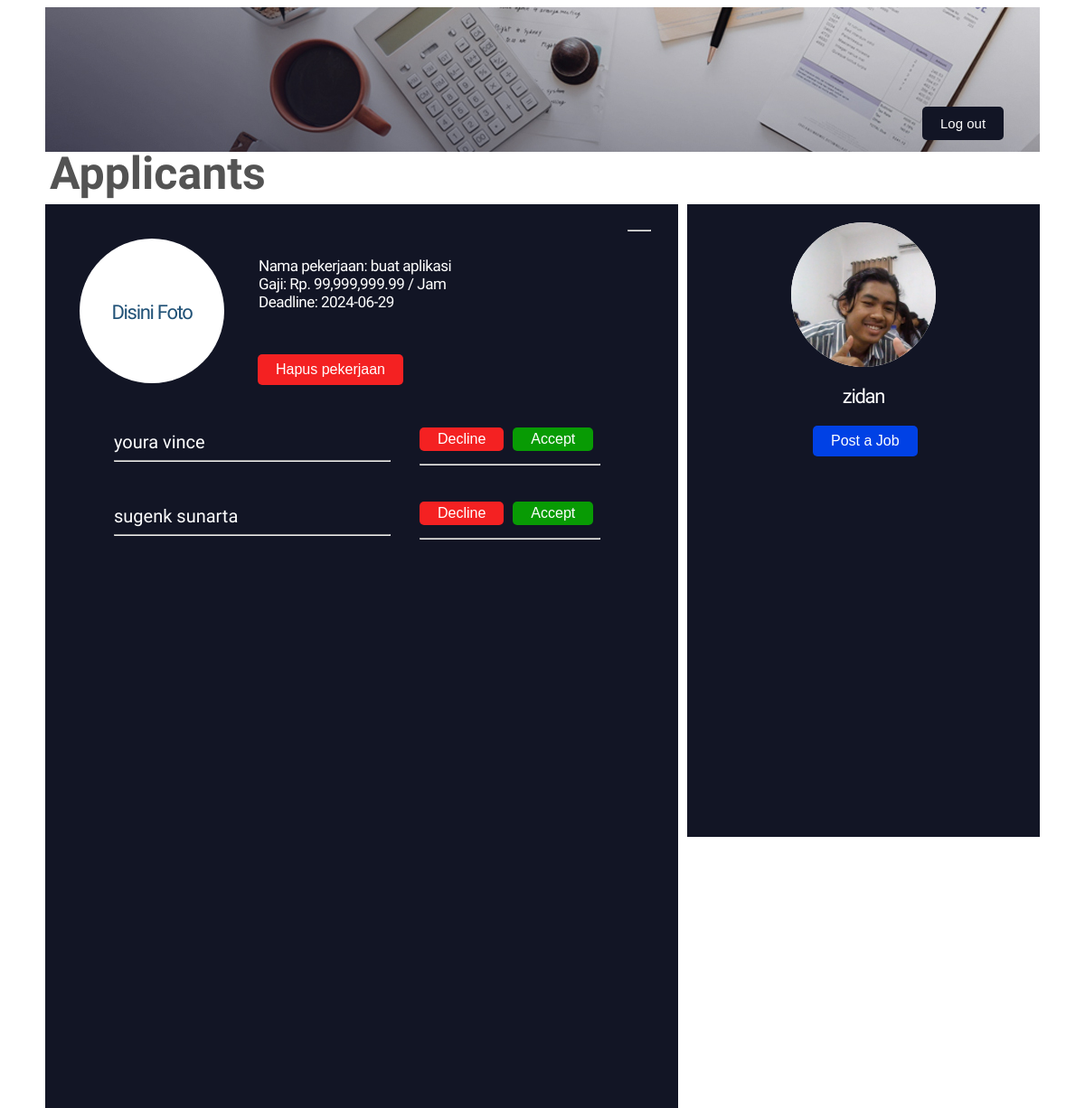
Screenshot of /company/about-job.php?id=3 (signed in) with the database file from the repository.
### tables this page shows
CREATE TABLE `jobs` (
  `id` int(11) NOT NULL,
  `company_id` int(11) NOT NULL,
  `title` varchar(255) NOT NULL,
  `description` text NOT NULL,
  `requirements` text NOT NULL,
  `salary` decimal(10,2) NOT NULL,
  `deadline` date NOT NULL,
  `category` varchar(50) NOT NULL
);

CREATE TABLE `applications` (
  `id` int(11) NOT NULL,
  `job_id` int(11) NOT NULL,
  `user_id` int(11) NOT NULL,
  `application_date` timestamp NOT NULL DEFAULT current_timestamp(),
  `status` enum('Pending','Accepted','Declined') NOT NULL DEFAULT 'Pending'
);

CREATE TABLE `users` (
  `id` int(11) NOT NULL,
  `username` varchar(255) NOT NULL,
  `password` varchar(255) NOT NULL,
  `role` enum('Mahasiswa','Perusahaan','Admin') NOT NULL,
  `email` varchar(255) NOT NULL,
  `name` varchar(255) NOT NULL,
  `profile_picture` varchar(255) DEFAULT 'default_profile_picture.png'
);

### company/about-job.php (the view, shortened to what this page needs)
<?php
include '../db_connection.php';
$company_id = $_SESSION['user_id'];
$job_id = isset($_GET['id']) ? $_GET['id'] : '';
$sql_company = "SELECT name, email, profile_picture FROM users WHERE id = ?";
$stmt_company = $conn->prepare($sql_company);
$stmt_company->bind_param("i", $company_id);
$stmt_company->execute();
$result_company = $stmt_company->get_result();
$user = $result_company->fetch_assoc();
$sql = "SELECT j.id, j.title, j.description, j.requirements, j.salary, j.deadline, j.category, u.name AS company_name, u.email
        FROM jobs j
        JOIN users u ON j.company_id = u.id
        WHERE j.id = ?";
$stmt = $conn->prepare($sql);
$stmt->bind_param("i", $job_id);
$stmt->execute();
$result = $stmt->get_result();
$job = $result->fetch_assoc();
$sql_applicants = "SELECT a.id AS application_id, u.id AS user_id, u.name
                   FROM applications a
                   JOIN users u ON a.user_id = u.id
                   WHERE a.job_id = ?";
$stmt_applicants = $conn->prepare($sql_applicants);
$stmt_applicants->bind_param("i", $job_id);
$stmt_applicants->execute();
$result_applicants = $stmt_applicants->get_result();
?>
<!DOCTYPE html>
<html>
<head>
    <link rel="stylesheet" type="text/css" href="../CSS/about-job.css">
</head>
<body>
    <div class="container">
        <div class="header">
        </div>
        <div class="log-out"><a href="../logout.php">Log out</a></div>
        <h1>Applicants</h1>
        <div class="posting">
            <div class="post-1">
                <div class="foto">
                    <p>Disini Foto</p>
                </div>
                <div class="teks">
                    <span>Nama pekerjaan: <?php echo htmlspecialchars($job['title']); ?></span><br>
                    <span>Gaji: Rp. <?php echo number_format($job['salary'], 2); ?> / Jam</span><br>
                    <span>Deadline: <?php echo htmlspecialchars($job['deadline']); ?></span><br>
                </div>
                <hr>
                <div class="delete"><a href="delete-pekerjaan.php?id=<?php echo $job['id']; ?>">Hapus pekerjaan</a></div>
                <table width="600px" align="center" cellspacing="30px">
                    <?php
                    if ($result_applicants->num_rows > 0) {
                        while ($applicant = $result_applicants->fetch_assoc()) {
                            echo "<tr>";
                            echo "<td><font>" . htmlspecialchars($applicant['name']) . "</font><hr></td>";
                            echo "<td width='200px' valign='top'>";
                            echo "<div class='decline'><a href='decline_application.php?id=" . $applicant['application_id'] . "'>Decline</a></div>";
                            echo "<div class='accept'><a href='accept_application.php?id=" . $applicant['application_id'] . "'>Accept</a></div>";
                            echo "<hr id='hr'>";
                            echo "</td>";
                            echo "</tr>";
                        }
                    } else {
                        echo "<tr><td colspan='2'>No applicants yet.</td></tr>";
                    }
                    ?>
                </table>
            </div>
        </div>
        <div class="profile">
            <div class="foto-profil">
                <img src="../uploads/<?php echo htmlspecialchars($user['profile_picture']); ?>" alt="Foto Profil">
            </div>
            <div class="keterangan">
                <a href="profile-comp.php"><?php echo htmlspecialchars($user['name']); ?></a>
            </div>
            <div class="post-job">
            <a href="post-job.php">Post a Job</a>
        </div>
        </div>
    </div>
</body>
</html>

### CSS/about-job.css (style rules this page uses)
body { background-color: white; }
h1 { font-family: 'Oswald', sans-serif; color: #535353; font-size: 50px; margin-top: -5px; margin-bottom: -5px; margin-left: 5px; }
.container { width: 1100px; margin: auto; background-color: white; }
.header { background-image: url(../Images/header.jpg); padding: 80px; padding-right: 80px; }
.log-out a { position: absolute; border-radius: 5px; background-color: #121525; padding: 10px; padding-right: 20px; padding-left: 20px; border-style: none; font-family: arial; font-size: 15px; color: white; text-decoration: none; transition: 0.3s; margin-left: 970px; margin-top: -50px; }
.container .posting { width: 700px; height: 1000px; background-color: #121525; margin-top: 10px; float: left; }
.container .posting .post-1 { width: 650px; height: 250px; background-color: #121525; float: left; margin: 20px; }
.container .posting .post-1 .foto { width: 160px; height: 160px; background-color: white; margin-top: 18px; margin-left: 18px; margin-bottom: 18px; border-radius: 50%; float: left; }
.container .posting .post-1 .foto p { text-align: center; line-height: 120px; font-family: 'Oswald', sans-serif; font-size: 22px; letter-spacing: -1.3px; color: #215277; }
.container .posting .post-1 .teks { padding: 20px; width: 370px; height: 120px; background-color: #121525; margin:18px; float: left; }
.container .posting .post-1 .teks span { font-family: 'Oswald', sans-serif; font-size: 17px; letter-spacing: -0.5px; color: white; text-decoration: none; margin-left: 0px; }
.delete a { padding: 8px; padding-right: 20px; padding-left: 20px; border-radius: 5px; background-color: #f42122; text-decoration: none; font-family: arial; color: white; transition: 0.6s; float: left; margin-left: 215px; margin-top: -50px; }
.decline a { padding: 4px; padding-right: 20px; padding-left: 20px; border-radius: 5px; background-color: #f42122; text-decoration: none; font-family: arial; color: white; transition: 0.6s; float: left; margin-left: 0px; }
.accept a { padding: 4px; padding-right: 20px; padding-left: 20px; border-radius: 5px; background-color: #089b04; text-decoration: none; font-family: arial; color: white; transition: 0.6s; float: left; margin-left: 10px; }
#hr { margin-top: 40px; }
.container .profile { width: 390px; height: 700px; background-color: #121525; margin-top: 10px; float: left; margin-left: 10px; }
.container .profile .foto-profil { width: 160px; height: 160px; background-color: white; margin: auto; margin-top: 20px; border-radius: 50%; }
.container .profile .foto-profil { text-align: center; margin-bottom: 20px; }
.container .profile .foto-profil img { width: 160px; height: 160px; border-radius: 50%; object-fit: cover; }
.container .profile .keterangan a { font-family: 'Oswald', sans-serif; font-size: 22px; letter-spacing: -1.3px; color: white; text-decoration: none; display: flex; justify-content: center; align-items: center; }
span { margin-left: 180px; font-family: 'Oswald', sans-serif; font-size: 18px; letter-spacing: -1.3px; color: white; }
.post-job a { padding: 8px; padding-right: 20px; padding-left: 20px; border-radius: 5px; background-color: #0041e5; text-decoration: none; font-family: arial; color: white; transition: 0.6s; float: left; margin-left: 139px; margin-top: 20px; }
font { font-family: 'Oswald', sans-serif; font-size: 20px; color: white; }

### rows the page displays
jobs: title "buat aplikasi", salary "99,999,999.99", deadline "2024-06-29"
applications: user.name "youra vince"
applications: user.name "sugenk sunarta"
users: profile_picture (picture), name "zidan"
